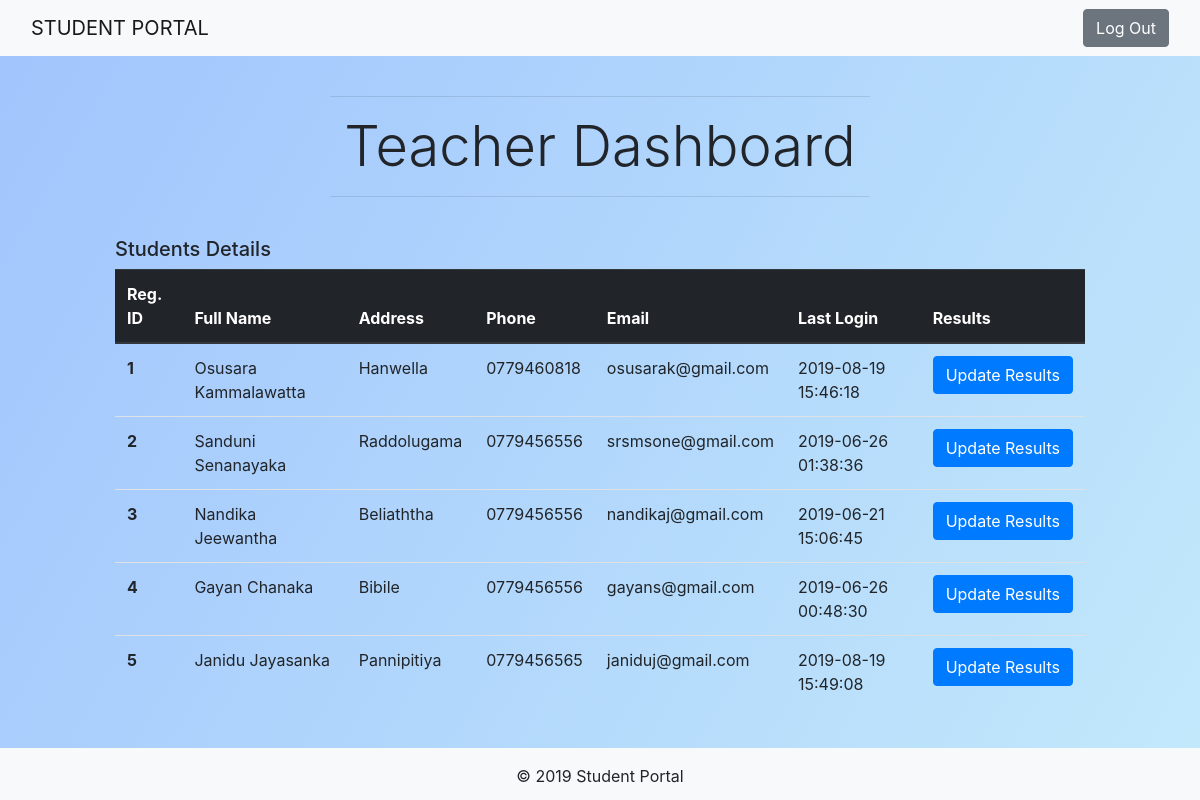
Page /pages/teacher-dashboard.php (signed in) on the committed database.
### tables this page shows
CREATE TABLE IF NOT EXISTS `student` (
  `student_id` int(11) NOT NULL AUTO_INCREMENT,
  `email` varchar(45) NOT NULL,
  `password` varchar(45) NOT NULL,
  `name` varchar(45) NOT NULL,
  `phone` varchar(45) NOT NULL,
  `address` varchar(45) NOT NULL,
  `last_login` varchar(45) NOT NULL,
  `is_deleted` int(11) NOT NULL,
  PRIMARY KEY (`student_id`)
);

### pages/teacher-dashboard.php (the view, shortened to what this page needs)
<?php require_once('../includes/connection.php') ?>
<?php
    $user_list = '';
    $query = "SELECT * FROM student WHERE is_deleted=0 ORDER BY student_id";
    $users = mysqli_query($connection, $query);
    while($user = mysqli_fetch_assoc($users)){
        $user_list .= "<tr>";
        $user_list .= "<th scope=\"row\">{$user['student_id']}</th>";
        $user_list .= "<td>{$user['name']}</td>";
        $user_list .= "<td>{$user['address']}</td>";
        $user_list .= "<td>{$user['phone']}</td>";
        $user_list .= "<td>{$user['email']}</td>";
        $user_list .= "<td>{$user['last_login']}</td>";
        $user_list .= "<td><a href=\"result-add.php?student_id={$user['student_id']}\" class=\"btn btn-primary\">Update Results</a></td>";
        $user_list .= "</tr>";
    }
?>
<!DOCTYPE html>
<html>
<head>
	<link rel="stylesheet" href="https://maxcdn.bootstrapcdn.com/bootstrap/4.0.0/css/bootstrap.min.css">
    <link rel="stylesheet" type="text/css" href="../css/styles.css">
</head>
<body>
	<header>
		<nav class="navbar navbar-expand-md navbar-light bg-light sticky-top">
			<div class="container-fluid">
            	<a class="navbar-brand" href="../index.html">STUDENT PORTAL</a>
            	<div class="collapse navbar-collapse" id="navbar-responsive">
                	<ul class="navbar-nav ml-auto">
                    	<li class="nav-item"><a class="btn btn-secondary btn-block" href="logout.php">Log Out</a></li>
                	</ul>
            	</div>
        	</div>
		</nav>
	</header>
	<main>
        <div class="container text-center">
            <div class="row">
                <div class="col-6 mx-auto pt-4">
                    <hr>
                    <h1 class="display-4">Teacher Dashboard</h1>
                    <hr>
                </div>
            </div>
        </div>
		<div class="container-fluid padding py-4">
			<div class="row">
				<div class="col-md-10 col-sm-12 mx-auto">
                    <h5>Students Details</h5>
					<table class="table">
						<thead class="thead-dark">
							<tr>
								<th scope="col">Reg. ID</th>
								<th scope="col">Full Name</th>
                				<th scope="col">Address</th>
                				<th scope="col">Phone</th>
                				<th scope="col">Email</th>
                				<th scope="col">Last Login</th>
                				<th scope="col">Results</th>
							</tr>
						</thead>
						<tbody>
							<?php echo $user_list ?>
						</tbody>
					</table>
				</div>
			</div>
		</div>
	</main>
    <footer class="footer">
        <div class="container-fluid padding bg-light">
            <div class="row text-center">
                <div class="col-12 pt-3">
                    <p>&copy; 2019 Student Portal</p>
                </div>
            </div>
        </div>
    </footer>
</body>
</html>

### css/styles.css (style rules this page uses)
* { margin: 0; padding: 0; }
body { background-image: linear-gradient(120deg, #a1c4fd 0%, #c2e9fb 100%); background-repeat: no-repeat; background-attachment: fixed; background-size: cover; height: 100vh; }

### rows in the picture
student: student_id "1", name "Osusara Kammalawatta", address "Hanwella", phone "0779460818", email "osusarak@gmail.com", last_login "2019-08-19 15:46:18"
student: student_id "2", name "Sanduni Senanayaka", address "Raddolugama", phone "0779456556", email "srsmsone@gmail.com", last_login "2019-06-26 01:38:36"
student: student_id "3", name "Nandika Jeewantha", address "Beliaththa", phone "0779456556", email "nandikaj@gmail.com", last_login "2019-06-21 15:06:45"
student: student_id "4", name "Gayan Chanaka", address "Bibile", phone "0779456556", email "gayans@gmail.com", last_login "2019-06-26 00:48:30"
student: student_id "5", name "Janidu Jayasanka", address "Pannipitiya", phone "0779456565", email "janiduj@gmail.com", last_login "2019-08-19 15:49:08"
